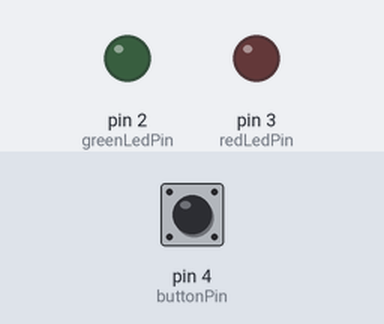
A sketch run on a simulated Arduino Uno, built with avr-gcc and run on an emulated ATmega328P. On the bench: output pins drawn as LEDs (lit = HIGH). Inputs (shaded band) come from the test bench; at power-on: pin 4 (buttonPin) LOW.

Above: at 1.2 s.
1.3 s: pin 4 (buttonPin) pulled HIGH for 0.15 s
At 2.1 s:
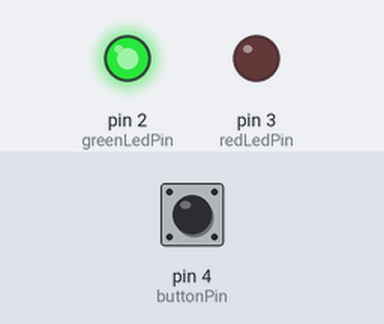
Timing chart, 0 to 4.3 s (numbered marks = the images above; inputs shaded):
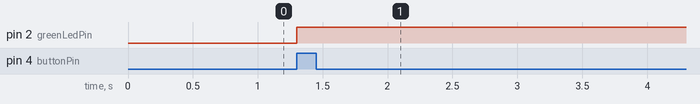

The sketch:

arduino-stand-notice.ino
```cpp
const int buttonPin = 4;
const int greenLedPin = 2;
const int redLedPin = 3;
int buttonState = 0;

void setup() {
  pinMode(greenLedPin, OUTPUT);
  pinMode(redLedPin, OUTPUT);
  pinMode(buttonPin, INPUT);
}

void loop() {
  buttonState = digitalRead(buttonPin);
  if (buttonState == HIGH) {
    digitalWrite(greenLedPin, HIGH);
    digitalWrite(redLedPin, LOW);
    delay(1500000); // Wait for 25 minutes
    // delay(5000); // Demo time of 5 seconds
    digitalWrite(greenLedPin, LOW);
    digitalWrite(redLedPin, HIGH);
  }
}
```

Measured:
- after the input at 1.3 s, pin 2 (greenLedPin): LOW → HIGH at once
